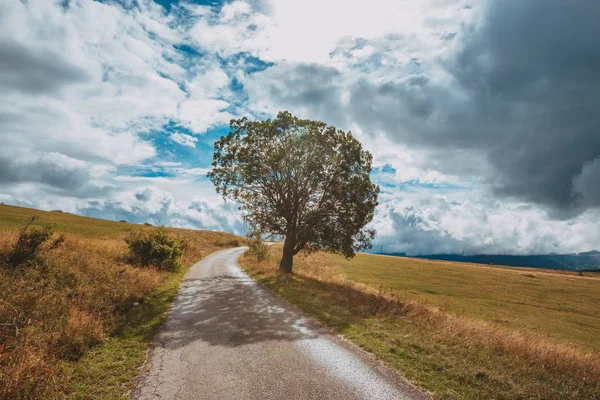
#> input picture imagem_1.jpg, 600 x 400 px
$ python eq_cores.py
#> lines starting #> are read from the running program, lines starting #| are printed output that depends on the picture
import cv2

# Carrega a imagem
img = cv2.imread('imagem_1.jpg')
#> img is the input picture: shape (400, 600, 3); mean B, G, R 130, 138, 138.4

# Converte a imagem de BGR para HSV
hsv = cv2.cvtColor(img, cv2.COLOR_BGR2HSV)
#> hsv: shape (400, 600, 3); mean H, S, V 64.5, 79.8, 154.5

# Separa o canal Hue (que representa a cor)
h, s, v = cv2.split(hsv)
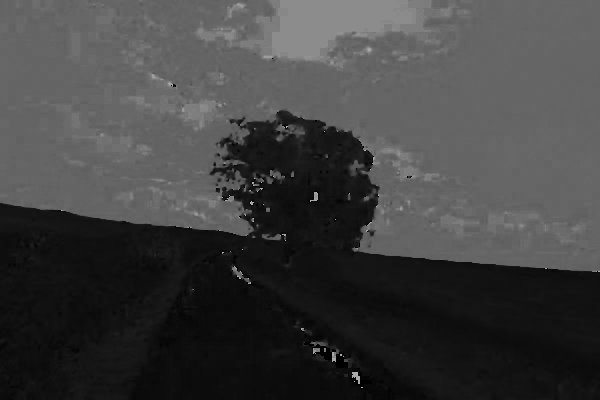
#> h: shape (400, 600); min 0, max 177, mean 64.5
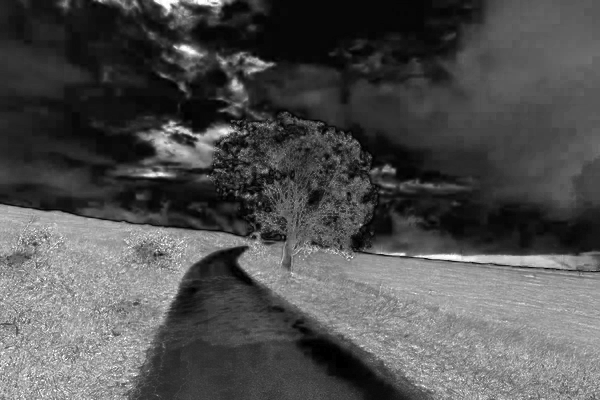
#> s: shape (400, 600); min 0, max 255, mean 79.8
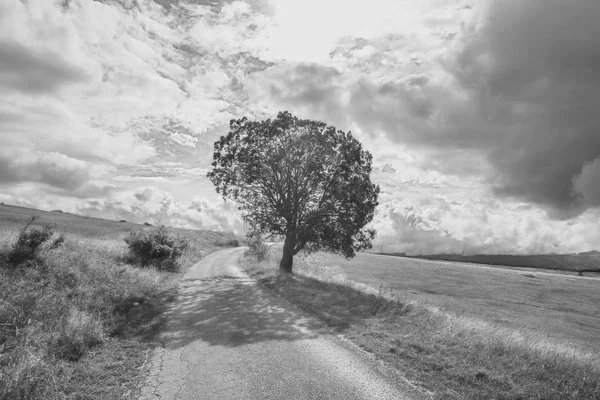
#> v: shape (400, 600); min 23, max 250, mean 154.5

# Calcula o histograma do canal Hue
hist = cv2.calcHist([h],[0],None,[256],[0,256])
#> hist = 256 values, max 24650 at index 101, min 0 at index 1, mean 937.5

# Equaliza o histograma para distribuir uniformemente as cores
eq_h = cv2.equalizeHist(h)
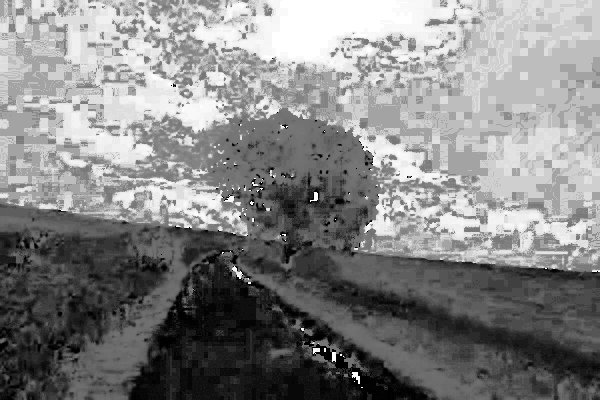
#> eq_h: shape (400, 600); min 0, max 255, mean 132.8

# Combina os canais novamente em uma imagem
eq_hsv = cv2.merge([eq_h, s, v])
#> eq_hsv: shape (400, 600, 3); mean H, S, V 132.8, 79.8, 154.5

# Converte a imagem de volta para BGR
result = cv2.cvtColor(eq_hsv, cv2.COLOR_HSV2BGR)
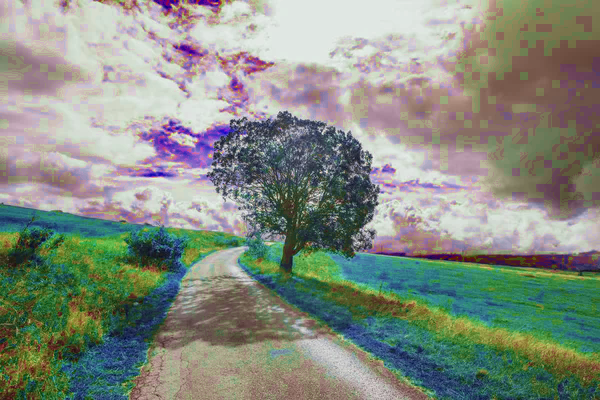
#> result: shape (400, 600, 3); mean B, G, R 129.1, 140.6, 132.9

# Salva a imagem ajustada
cv2.imwrite('imagem_ajustada.jpg', result)

$ run again, with imagem_baixo_contraste.jpg copied over imagem_1.jpg
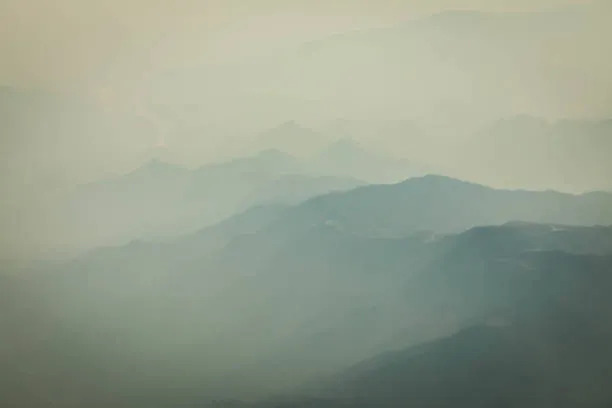
#> input picture imagem_baixo_contraste.jpg, 612 x 408 px
#> img is the input picture: shape (408, 612, 3); mean B, G, R 141.5, 157.9, 149.4
#> hsv: shape (408, 612, 3); mean H, S, V 50.2, 32.9, 158.4
#> `h, s, v = cv2.split(hsv)`:
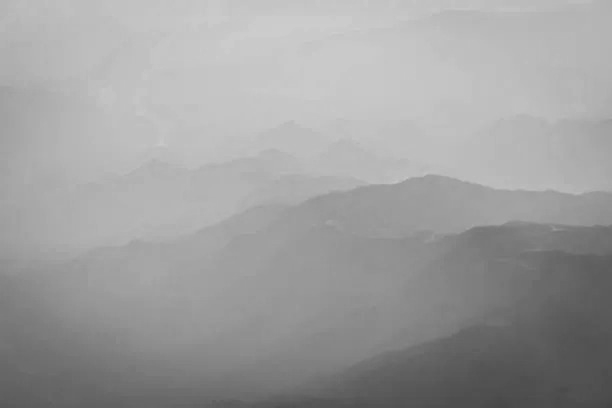
#> v: shape (408, 612); min 69, max 206, mean 158.4
#> hist = 256 values, max 34249 at index 33, min 0 at index 0, mean 975.4
#> eq_hsv: shape (408, 612, 3); mean H, S, V 133.5, 32.9, 158.4
#> `result = cv2.cvtColor(eq_hsv, cv2.COLOR_HSV2BGR)`:
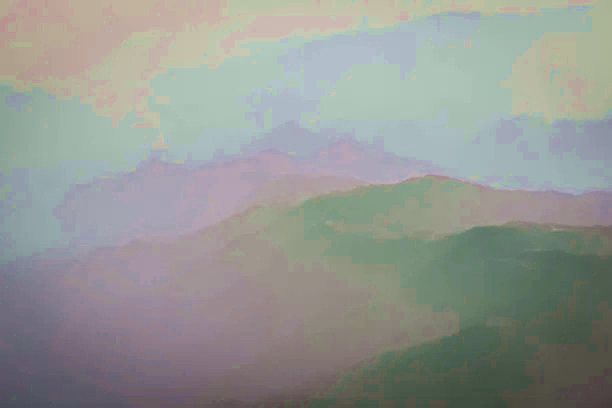
#> result: shape (408, 612, 3); mean B, G, R 146.4, 150.7, 147.4
